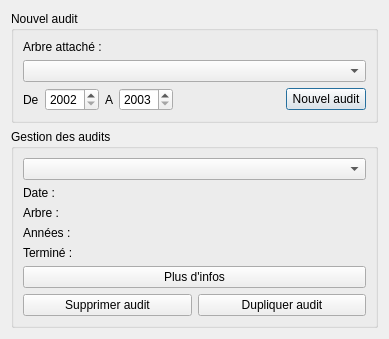
<?xml version="1.0" encoding="UTF-8"?>
<ui version="4.0">
 <class>DialogManageAudits</class>
 <widget class="QDialog" name="DialogManageAudits">
  <property name="geometry">
   <rect>
    <x>0</x>
    <y>0</y>
    <width>389</width>
    <height>337</height>
   </rect>
  </property>
  <property name="windowTitle">
   <string>Gestion des audits</string>
  </property>
  <property name="modal">
   <bool>false</bool>
  </property>
  <layout class="QVBoxLayout" name="verticalLayout">
   <item>
    <widget class="QGroupBox" name="groupBox_2">
     <property name="title">
      <string>Nouvel audit</string>
     </property>
     <layout class="QGridLayout" name="gridLayout">
      <item row="0" column="0" colspan="3">
       <widget class="QLabel" name="label_4">
        <property name="text">
         <string>Arbre attaché :</string>
        </property>
       </widget>
      </item>
      <item row="1" column="0" colspan="6">
       <widget class="QComboBox" name="comboListOfTrees"/>
      </item>
      <item row="2" column="0">
       <widget class="QLabel" name="label">
        <property name="text">
         <string>De</string>
        </property>
       </widget>
      </item>
      <item row="2" column="1">
       <widget class="QSpinBox" name="spinBoxFrom">
        <property name="minimum">
         <number>2002</number>
        </property>
        <property name="maximum">
         <number>2050</number>
        </property>
       </widget>
      </item>
      <item row="2" column="2">
       <widget class="QLabel" name="label_2">
        <property name="text">
         <string>A</string>
        </property>
        <property name="alignment">
         <set>Qt::AlignRight|Qt::AlignTrailing|Qt::AlignVCenter</set>
        </property>
       </widget>
      </item>
      <item row="2" column="3">
       <widget class="QSpinBox" name="spinBoxTo">
        <property name="minimum">
         <number>2003</number>
        </property>
        <property name="maximum">
         <number>2051</number>
        </property>
       </widget>
      </item>
      <item row="2" column="4">
       <spacer name="horizontalSpacer">
        <property name="orientation">
         <enum>Qt::Horizontal</enum>
        </property>
        <property name="sizeHint" stdset="0">
         <size>
          <width>40</width>
          <height>20</height>
         </size>
        </property>
       </spacer>
      </item>
      <item row="2" column="5">
       <widget class="QPushButton" name="addAuditButton">
        <property name="text">
         <string>Nouvel audit</string>
        </property>
       </widget>
      </item>
     </layout>
    </widget>
   </item>
   <item>
    <widget class="QGroupBox" name="groupBox">
     <property name="title">
      <string>Gestion des audits</string>
     </property>
     <layout class="QGridLayout" name="gridLayout_2">
      <item row="0" column="0" colspan="2">
       <widget class="QComboBox" name="comboListOfAudits"/>
      </item>
      <item row="1" column="0" colspan="2">
       <layout class="QFormLayout" name="formLayout">
        <property name="fieldGrowthPolicy">
         <enum>QFormLayout::AllNonFixedFieldsGrow</enum>
        </property>
        <item row="0" column="0">
         <widget class="QLabel" name="label_3">
          <property name="text">
           <string>Date :</string>
          </property>
         </widget>
        </item>
        <item row="0" column="1">
         <widget class="QLabel" name="labelDate">
          <property name="text">
           <string/>
          </property>
          <property name="alignment">
           <set>Qt::AlignRight|Qt::AlignTrailing|Qt::AlignVCenter</set>
          </property>
         </widget>
        </item>
        <item row="1" column="0">
         <widget class="QLabel" name="label_5">
          <property name="text">
           <string>Arbre :</string>
          </property>
         </widget>
        </item>
        <item row="1" column="1">
         <widget class="QLabel" name="labelTree">
          <property name="text">
           <string/>
          </property>
          <property name="alignment">
           <set>Qt::AlignRight|Qt::AlignTrailing|Qt::AlignVCenter</set>
          </property>
         </widget>
        </item>
        <item row="2" column="0">
         <widget class="QLabel" name="label_7">
          <property name="text">
           <string>Années :</string>
          </property>
         </widget>
        </item>
        <item row="2" column="1">
         <widget class="QLabel" name="labelYears">
          <property name="text">
           <string/>
          </property>
          <property name="alignment">
           <set>Qt::AlignRight|Qt::AlignTrailing|Qt::AlignVCenter</set>
          </property>
         </widget>
        </item>
        <item row="3" column="0">
         <widget class="QLabel" name="label_9">
          <property name="text">
           <string>Terminé :</string>
          </property>
         </widget>
        </item>
        <item row="3" column="1">
         <widget class="QLabel" name="labelFinished">
          <property name="text">
           <string/>
          </property>
          <property name="alignment">
           <set>Qt::AlignRight|Qt::AlignTrailing|Qt::AlignVCenter</set>
          </property>
         </widget>
        </item>
       </layout>
      </item>
      <item row="2" column="0" colspan="2">
       <widget class="QPushButton" name="moreInfosButton">
        <property name="text">
         <string>Plus d'infos</string>
        </property>
       </widget>
      </item>
      <item row="3" column="0">
       <widget class="QPushButton" name="deleteAuditButton">
        <property name="text">
         <string>Supprimer audit</string>
        </property>
       </widget>
      </item>
      <item row="3" column="1">
       <widget class="QPushButton" name="cloneAuditButton">
        <property name="text">
         <string>Dupliquer audit</string>
        </property>
       </widget>
      </item>
     </layout>
    </widget>
   </item>
  </layout>
 </widget>
 <tabstops>
  <tabstop>spinBoxFrom</tabstop>
  <tabstop>spinBoxTo</tabstop>
  <tabstop>addAuditButton</tabstop>
  <tabstop>cloneAuditButton</tabstop>
 </tabstops>
 <resources/>
 <connections/>
</ui>
